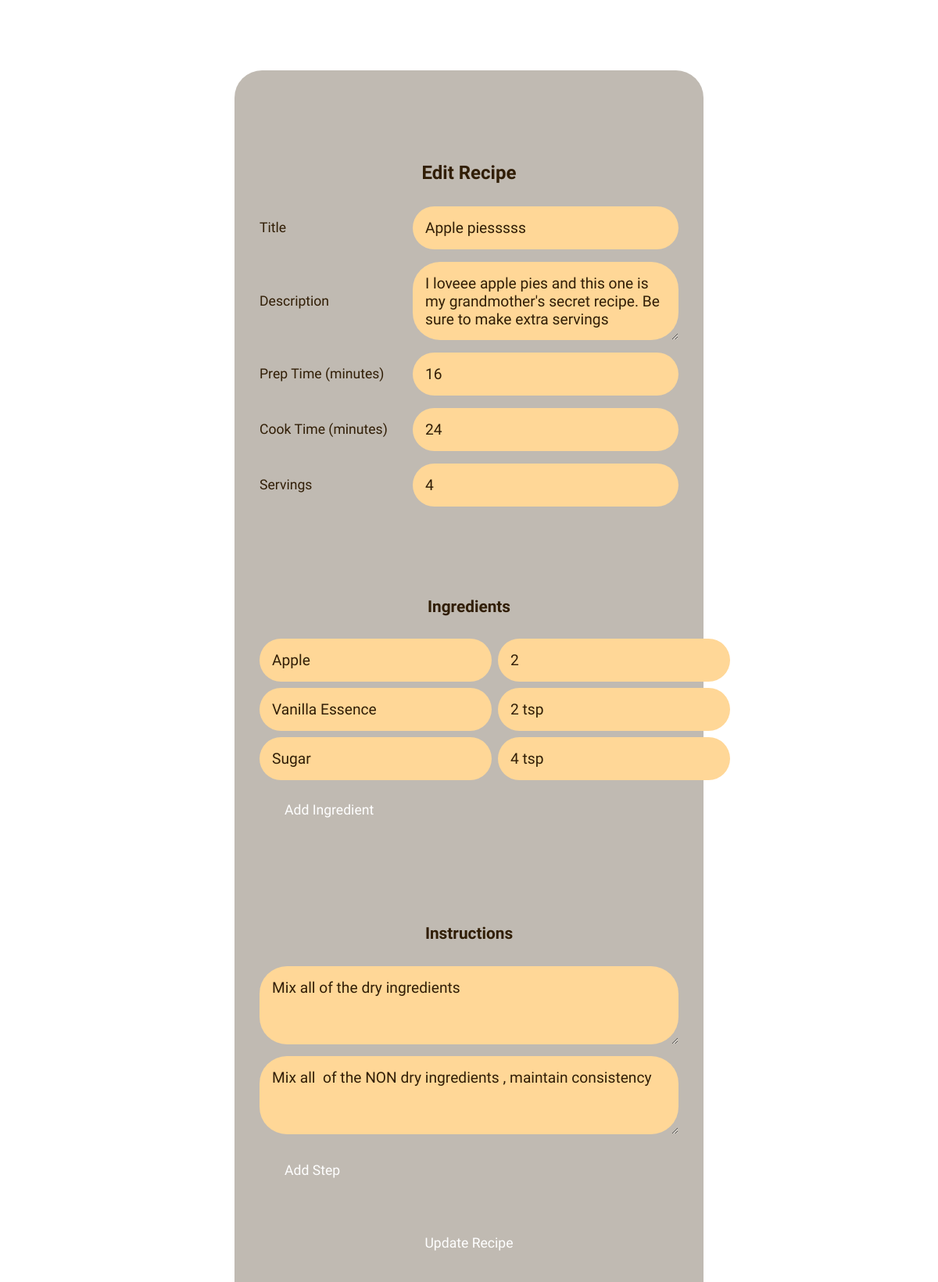
The page /edit/3 (signed in) on the database its author committed.
### tables this page shows
CREATE TABLE recipes (
    id INTEGER PRIMARY KEY AUTOINCREMENT,
    user_id INTEGER NOT NULL,
    title TEXT NOT NULL,
    description TEXT,
    prep_time INTEGER,
    cook_time INTEGER,
    servings INTEGER,
    FOREIGN KEY (user_id) REFERENCES users(id)
);

CREATE TABLE ingredients (
    id INTEGER PRIMARY KEY AUTOINCREMENT,
    recipe_id INTEGER NOT NULL,
    name TEXT NOT NULL,
    amount TEXT NOT NULL,
    FOREIGN KEY (recipe_id) REFERENCES recipes(id) ON DELETE CASCADE
);

CREATE TABLE instructions (
    id INTEGER PRIMARY KEY AUTOINCREMENT,
    recipe_id INTEGER NOT NULL,
    step_number INTEGER NOT NULL,
    text TEXT NOT NULL,
    FOREIGN KEY (recipe_id) REFERENCES recipes(id) ON DELETE CASCADE
);

### app.py (the view, shortened to what this page needs)
@app.route("/edit/<int:recipe_id>", methods=["GET", "POST"])
@login_required
def edit(recipe_id):
    recipe = db.execute("SELECT * FROM recipes WHERE id = ? AND user_id = ?", recipe_id, session["user_id"])
    if not recipe:
        return redirect("/")
    ingredients = db.execute("SELECT * FROM ingredients WHERE recipe_id = ?", recipe_id)
    instructions = db.execute("SELECT * FROM instructions WHERE recipe_id = ? ORDER BY step_number", recipe_id)
    return render_template("edit.html", recipe=recipe[0], ingredients=ingredients, instructions=instructions)

### app.py (called while the page is built)
@app.after_request
def after_request(response):
    response.headers["Cache-Control"] = "no-cache, no-store, must-revalidate"
    response.headers["Expires"] = 0
    response.headers["Pragma"] = "no-cache"
    return response

### templates/edit.html (shortened to what this page needs)
{% extends "layout.html" %}
{% block content %}
<form method="post">
    <h2>Edit Recipe</h2>
    <div class="form-group">
        <label>Title</label>
        <input type="text" name="title" value="{{ recipe.title }}" required>
    </div>
    <div class="form-group">
        <label>Description</label>
        <textarea name="description">{{ recipe.description }}</textarea>
    </div>
    <div class="form-group">
        <label>Prep Time (minutes)</label>
        <input type="number" name="prep_time" value="{{ recipe.prep_time }}">
    </div>
    <div class="form-group">
        <label>Cook Time (minutes)</label>
        <input type="number" name="cook_time" value="{{ recipe.cook_time }}">
    </div>
    <div class="form-group">
        <label>Servings</label>
        <input type="number" name="servings" value="{{ recipe.servings }}">
    </div>
    <h3>Ingredients</h3>
    <div id="ingredients">
        {% for ingredient in ingredients %}
        <div class="ingredient-row">
            <input type="text" name="ingredient_name" value="{{ ingredient.name }}" placeholder="Name">
            <input type="text" name="ingredient_amount" value="{{ ingredient.amount }}" placeholder="Amount">
        </div>
        {% endfor %}
    </div>
    <button type="button" class="btn-secondary" onclick="addIngredient()">Add Ingredient</button>
    <h3>Instructions</h3>
    <div id="instructions">
        {% for instruction in instructions %}
        <textarea name="instruction">{{ instruction.text }}</textarea>
        {% endfor %}
    </div>
    <button type="button" class="btn-secondary" onclick="addInstruction()">Add Step</button>
    <br><br>
    <button type="submit" class="btn">Update Recipe</button>
</form>
{% endblock %}

### static/style.css (style rules this page uses)
* { margin: 0; padding: 0; box-sizing: border-box; }
body { font-family: "Schoolbell"; background:url('https://i.pinimg.com/736x/62/d4/bf/62d4bf22091ced827ea735d358da9006.jpg'); background-size: cover; background-repeat: no-repeat; backdrop-filter:blur(5px); color: #251204; line-height: 1.6; }
h1, h2, h3 { font-family: "Schoolbell"; text-align: center; padding-top: 10vh; }
form { max-width: 600px; margin: 2rem auto; padding: 2rem; padding-bottom: 3rem; border-radius: 35px; background: #311e064e; }
h2, h3 { font-family: "Schoolbell"; color: #311e06; text-align: center; margin-bottom: 1.5rem; }
h3 { margin-top: 2rem; font-size: 1.3rem; }
.form-group { display: flex; align-items: center; gap: 1rem; margin-bottom: 1rem; }
label { min-width: 180px; flex-shrink: 0; font-family: "Schoolbell"; color: #311e06; font-size: 1.1rem; font-weight: 500; }
input, textarea, select { flex: 1; font-family: "Schoolbell"; padding: 1rem; border: none; color: #311e06; font-size: larger; background: rgb(255, 215, 151); border-radius: 35px; }
textarea { min-height: 100px; resize: vertical; font-family: "Schoolbell"; }
.ingredient-row { display: flex; gap: 0.5rem; margin-bottom: 0.5rem; }
.ingredient-row input { flex: 1; }
#instructions textarea { width: 100%; margin-bottom: 0.5rem; }
.btn, .btn-secondary { font-family: "Schoolbell"; padding: 0.75rem 2rem; border: none; border-radius: 35px; cursor: pointer; font-size: 1.1rem; background: url('https://i.pinimg.com/736x/45/d9/a6/45d9a6bb58f615f8edd710dd76757d4e.jpg'); transition: all 0.3s ease; text-decoration: none; }
.btn { color: white; display: block; margin: 1rem auto 2rem auto; width: auto; max-width: 30vw; }
.btn-secondary { color: #ffffff; margin: 0.5rem 0; display: inline-block; }

### rows shown on the page
recipes: title "Apple piesssss", description "I loveee apple pies and this one is my grandmother's secret recipe. Be sure to make extra servings", prep_time "16", cook_time "24", servings "4"
ingredients: ingredient_name "Apple", ingredient_amount "2"
ingredients: ingredient_name "Vanilla Essence", ingredient_amount "2 tsp"
ingredients: ingredient_name "Sugar", ingredient_amount "4 tsp"
instructions: instruction "Mix all of the dry ingredients"
instructions: instruction "Mix all of the NON dry ingredients , maintain consistency"
